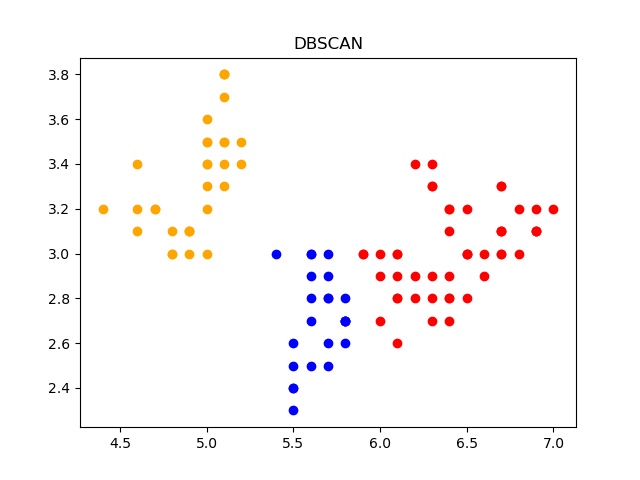

The script that drew this image:
import numpy as np
import matplotlib.pyplot as plt
import random


r = 0.2
Minpts = 5
# 处理数据集
data = open(r'D:\工作文件\2022下半年（研究生）工作文件\油气人工智能基础及应用\聚类算法\iris1.txt')
X, Y, true_labels = [], [], []
coreset = []    # 核心对象集合

for line in data.readlines():
    X.append(float(line.strip().split(',')[0]))
    Y.append(float(line.strip().split(',')[1]))
    true_labels.append(float(line.strip().split(',')[4]))


def distance(point1, point2):   # 计算欧式距离
    return np.sqrt((X[point1] - X[point2]) ** 2 + (Y[point1] - Y[point2]) ** 2)


T = []             # 未访问样本集合
neighbors = []     # 样本的邻域
final = []
for i in range(len(X)):
    T.append(i)
    neighbors.append([])
    for j in range(len(X)):
        dis = distance(i, j)
        if dis <= r:
            neighbors[i].append(j)
    if len(neighbors[i]) >= Minpts:
        coreset.append(i)

while coreset != []:
    T_old = T[:]
    o = random.choice(coreset)
    Q = [o]
    T.remove(o)         # 该核心点已经访问过
    while Q != []:
        q = Q[0]        # 取出该核心点
        Q.remove(Q[0])
        if len(neighbors[q]) >= Minpts:
            D_value = list(set(T) & set(neighbors[q]))
            Q += D_value
            for i in D_value:
                T.remove(i)
    for i in T:
        T_old.remove(i)
    for i in T_old:
        if i in coreset:
            coreset.remove(i)
    final.append(T_old)
print(final)

# 画图
color = ['red', 'blue', 'orange', 'black']
for i in range(len(final)):
    for j in final[i]:
        plt.scatter(X[j], Y[j], c=color[i])
plt.title('DBSCAN')
plt.show()
